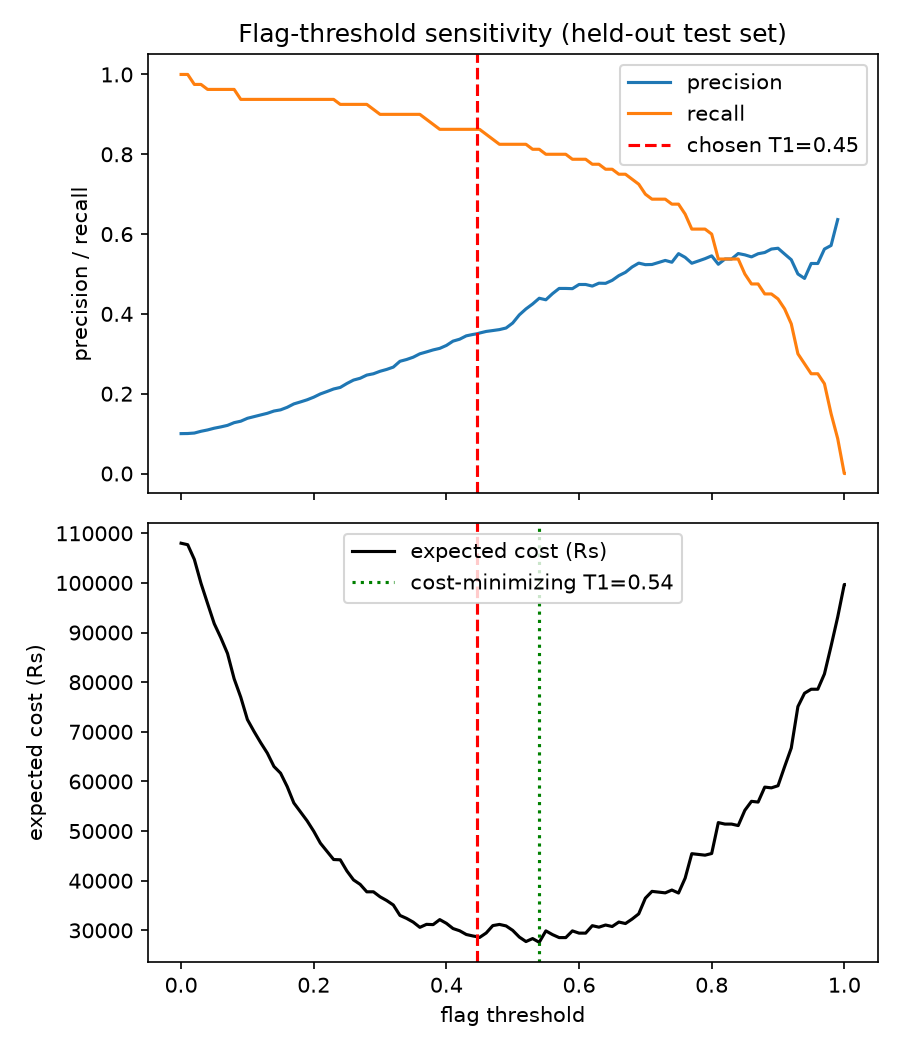

This figure's Python source:
"""Sweep the flag threshold T1 across the score range and report how
precision, recall, and expected cost move — so the chosen threshold in
threshold_config.json is a documented trade-off, not an arbitrary pick.

Runs on the same held-out test split as evaluate.py. Writes
eval/threshold_sensitivity.csv and eval/threshold_sensitivity.png.
"""
import json

import joblib
import matplotlib
matplotlib.use("Agg")
import matplotlib.pyplot as plt
import numpy as np
import pandas as pd

from model.features import build_feature_matrix
from model.train import split_data

LABEL_COL = "label_is_fraudulent_return"
REVIEW_FRICTION_COST = 150


def sweep():
    df = pd.read_csv("data/returns_dataset.csv")
    _, _, test = split_data(df)

    feature_columns = json.load(open("model/artifacts/feature_columns.json"))
    cfg = json.load(open("model/artifacts/threshold_config.json"))
    model = joblib.load("model/artifacts/model.pkl")

    X_test = build_feature_matrix(test, feature_columns)
    y_test = test[LABEL_COL].values
    order_values = test["order_value"].values
    score = model.predict_proba(X_test)[:, 1]

    # Include the exact deployed thresholds in the grid so the reported
    # "chosen T1" row matches evaluate.py's numbers exactly, not a nearest
    # neighbor on a fixed grid.
    thresholds = np.unique(np.concatenate([
        np.linspace(0.0, 1.0, 101), [cfg["flag_threshold_t1"], cfg["deny_threshold_t2"]],
    ]))
    rows = []
    for t in thresholds:
        flagged = score >= t
        tp = int((flagged & (y_test == 1)).sum())
        fp = int((flagged & (y_test == 0)).sum())
        fn_mask = (~flagged) & (y_test == 1)
        fn = int(fn_mask.sum())
        tn = int((~flagged & (y_test == 0)).sum())

        precision = tp / (tp + fp) if (tp + fp) > 0 else float("nan")
        recall = tp / (tp + fn) if (tp + fn) > 0 else float("nan")
        cost = order_values[fn_mask].sum() + fp * REVIEW_FRICTION_COST

        rows.append(dict(threshold=t, precision=precision, recall=recall,
                          flagged_count=int(flagged.sum()), tp=tp, fp=fp, fn=fn, tn=tn, cost=cost))

    sweep_df = pd.DataFrame(rows)
    sweep_df.to_csv("eval/threshold_sensitivity.csv", index=False)

    current_t1 = cfg["flag_threshold_t1"]
    best_row = sweep_df.loc[sweep_df["cost"].idxmin()]

    fig, (ax1, ax2) = plt.subplots(2, 1, figsize=(6, 7), sharex=True)
    ax1.plot(sweep_df["threshold"], sweep_df["precision"], label="precision")
    ax1.plot(sweep_df["threshold"], sweep_df["recall"], label="recall")
    ax1.axvline(current_t1, color="red", linestyle="--", label=f"chosen T1={current_t1:.2f}")
    ax1.set_ylabel("precision / recall")
    ax1.legend()
    ax1.set_title("Flag-threshold sensitivity (held-out test set)")

    ax2.plot(sweep_df["threshold"], sweep_df["cost"], color="black", label="expected cost (Rs)")
    ax2.axvline(current_t1, color="red", linestyle="--")
    ax2.axvline(best_row["threshold"], color="green", linestyle=":", label=f"cost-minimizing T1={best_row['threshold']:.2f}")
    ax2.set_xlabel("flag threshold")
    ax2.set_ylabel("expected cost (Rs)")
    ax2.legend()
    plt.tight_layout()
    plt.savefig("eval/threshold_sensitivity.png", dpi=150)
    plt.close()

    current_row = sweep_df.loc[sweep_df["threshold"] == current_t1].iloc[0]

    summary = f"""
## Threshold sensitivity (held-out test set)

Full sweep: [eval/threshold_sensitivity.csv](threshold_sensitivity.csv) | chart: [eval/threshold_sensitivity.png](threshold_sensitivity.png)

- Chosen T1 = {current_t1:.3f} (picked on validation to hit >=85% recall): precision {current_row['precision']:.3f}, recall {current_row['recall']:.3f}, cost Rs {current_row['cost']:,.0f}
- Cost-minimizing T1 = {best_row['threshold']:.3f} on this test set: precision {best_row['precision']:.3f}, recall {best_row['recall']:.3f}, cost Rs {best_row['cost']:,.0f}

We deliberately chose the recall-first threshold over the cost-minimizing one: minimizing cost alone would let more fraud through in exchange for fewer reviewer hours, which trades a hard, recoverable cost (staff time) for a soft, less recoverable one (fraud loss + repeat-offender risk). This gap is small on the current dataset ({current_row['cost'] - best_row['cost']:,.0f} Rs) but is exactly the kind of trade-off worth stating explicitly rather than silently picking whichever threshold makes the top-line number look best.
"""
    with open("eval/report.md", "a", encoding="utf-8") as f:
        f.write(summary)

    print(summary)
    return sweep_df


if __name__ == "__main__":
    sweep()
